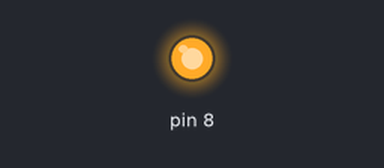
The sketch below on a simulated Arduino Uno, built with avr-gcc and run on an emulated ATmega328P. On the bench: output pins drawn as LEDs (lit = HIGH).

Above: at 0.5 s.
At 6.3 s:
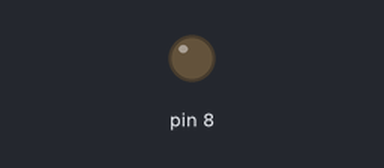
Timing chart, 0 to 7.6 s (numbered marks = the images above):
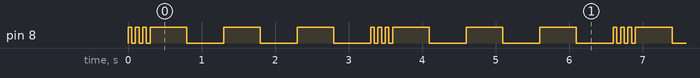

The sketch:

pin_8.ino
```cpp
void setup() {
  // put your setup code here, to run once:
pinMode(8,OUTPUT);
}

void loop() {
  // put your main code here, to run repeatedly:
digitalWrite(8,HIGH);
delay(50);
digitalWrite(8,LOW);
delay(50);
digitalWrite(8,HIGH);
delay(50);
digitalWrite(8,LOW);
delay(50);
digitalWrite(8,HIGH);
delay(50);
digitalWrite(8,LOW);
delay(50);

digitalWrite(8,HIGH);
delay(500);
digitalWrite(8,LOW);
delay(500);
digitalWrite(8,HIGH);
delay(500);
digitalWrite(8,LOW);
delay(500);
digitalWrite(8,HIGH);
delay(500);
digitalWrite(8,LOW);
delay(500);
}
```

Measured:
- by itself, pin 8: repeats every 3.3 s: 2 × (LOW 0.05 s, HIGH 0.05 s), LOW 0.05 s, 3 × (HIGH 0.50 s, LOW 0.50 s), HIGH 0.05 s
- by itself, everything shown: repeats every 3.3 s, in 12 steps
